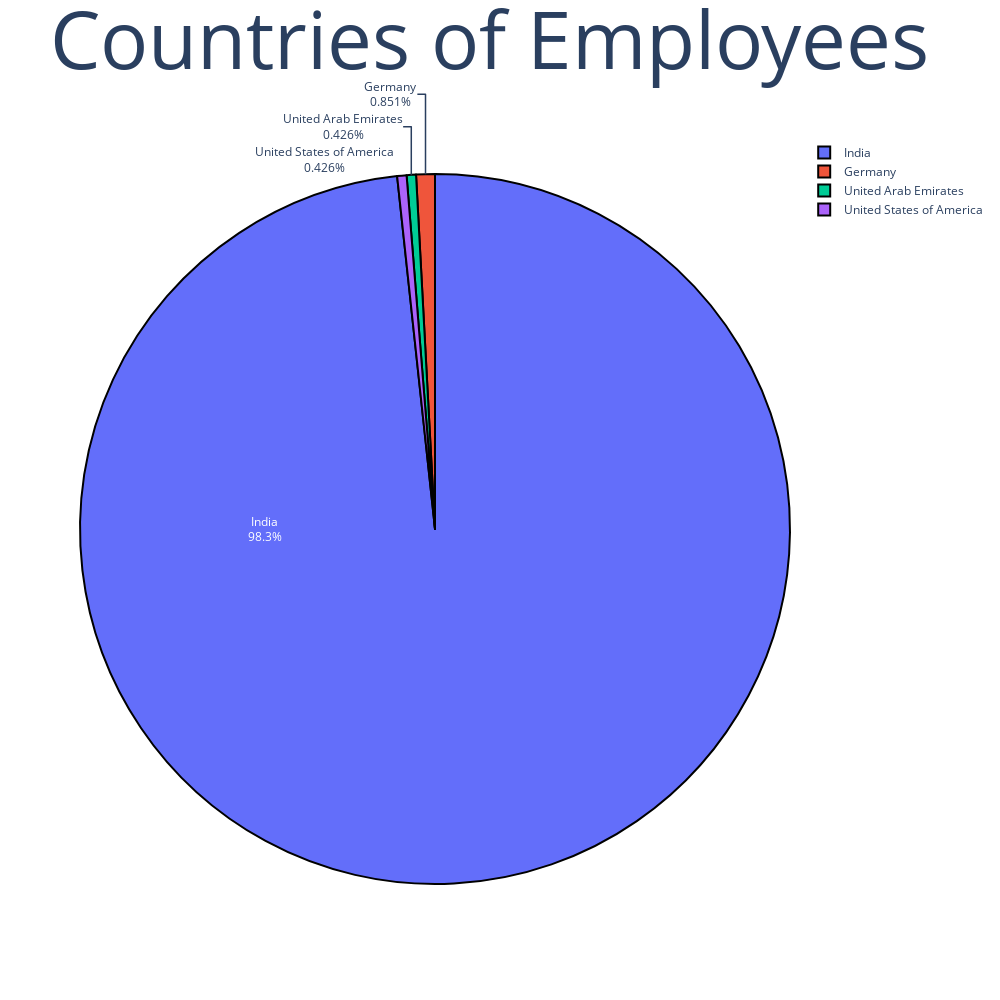

The notebook cell this image was saved under:
### Code cell
labels = country.index
values = country.values
fig = go.Figure(data=[go.Pie(labels=labels, values=values,textinfo='label+percent',
                             insidetextorientation='radial')])
fig.update_layout(title_text = "Countries of Employees", titlefont_size = 80,
    autosize=True,
    width=1000,
    height=1000
)
fig.update_traces(hoverinfo='label+percent+value',
                  marker=dict( line=dict(color='black', width=2)))
fig.show()

### Figure 1 — Plotly figure (JSON) as saved in the notebook; plotly's stock layout.template omitted (floating-point values rounded to 4 significant figures)
{"data": [{"hoverinfo": "label+percent+value", "insidetextorientation": "radial", "labels": ["India", "Germany", "United Arab Emirates", "United States of America"], "marker": {"line": {"color": "black", "width": 2}}, "textinfo": "label+percent", "type": "pie", "values": [231, 2, 1, 1]}], "layout": {"autosize": true, "height": 1000, "title": {"font": {"size": 80}, "text": "Countries of Employees"}, "width": 1000}}
